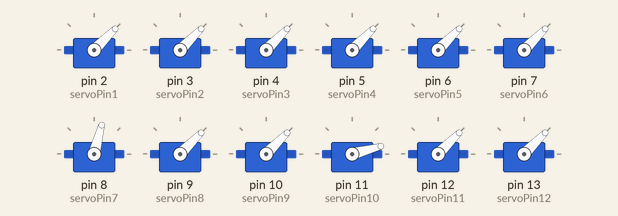
Recording of a sketch running on a simulated Arduino Uno, built with avr-gcc and run on an emulated ATmega328P. On the bench: 12 × servo.

Above: at 0.05 s.
At 2.0 s:
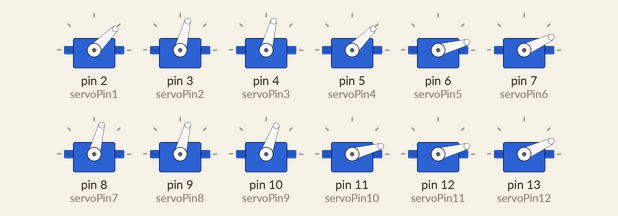
Timing chart, 0 to 4.6 s (numbered marks = the images above):
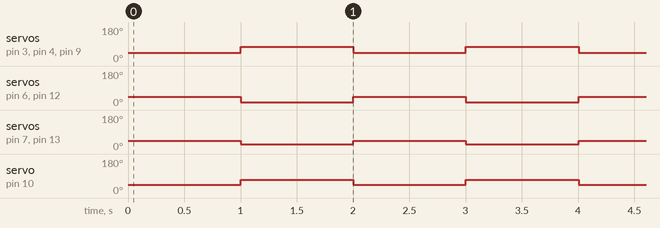

Measured:
- by itself, servo on pin 3 (servoPin2), servo on pin 4 (servoPin3), servo on pin 9 (servoPin8): alternates 75° for 1.0 s and 45° for 1.0 s
- by itself, servo on pin 6 (servoPin5), servo on pin 12 (servoPin11): alternates 45° for 1.0 s and 15° for 1.0 s
- by itself, servo on pin 7 (servoPin6), servo on pin 13 (servoPin12): alternates 45° for 1.0 s and 25° for 1.0 s
- by itself, servo on pin 10 (servoPin9): alternates 70° for 1.0 s and 45° for 1.0 s

The sketch:

walktest.ino
```cpp
// Include the Servo library
#include <Servo.h>
// Declare the Servo pin
int servoPin1 = 2;
int servoPin2 = 3;
int servoPin3 = 4;
int servoPin4 = 5;
int servoPin5 = 6;
int servoPin6 = 7;
int servoPin7 = 8;
int servoPin8 = 9;
int servoPin9 = 10;
int servoPin10 = 11;
int servoPin11 = 12;
int servoPin12 = 13;
// Create a servo object
Servo Servo1;
Servo Servo2;
Servo Servo3;
Servo Servo4;
Servo Servo5;
Servo Servo6;
Servo Servo7;
Servo Servo8;
Servo Servo9;
Servo Servo10;
Servo Servo11;
Servo Servo12;
void setup() {
   // We need to attach the servo to the used pin number
   Servo1.attach(servoPin1);
   Servo2.attach(servoPin2);
   Servo3.attach(servoPin3);
   Servo4.attach(servoPin4);
   Servo5.attach(servoPin5);
   Servo6.attach(servoPin6);
   Servo7.attach(servoPin7);
   Servo8.attach(servoPin8);
   Servo9.attach(servoPin9);
   Servo10.attach(servoPin10);
   Servo11.attach(servoPin11);
   Servo12.attach(servoPin12);
}
void loop(){
   // Make servo go to 0 degrees
   //Leg A
   Servo1.write(45);
   Servo2.write(45);
   Servo3.write(45);
   //Leg B
   Servo4.write(45);
   Servo5.write(45);
   Servo6.write(45);
   //Leg C
   Servo7.write(75);
   Servo8.write(45);
   Servo9.write(45);
   //leg D
   Servo10.write(15);
   Servo11.write(45);
   Servo12.write(45);
   delay(1000);

   //Leg A
   Servo1.write(45);
   Servo2.write(75);
   Servo3.write(75);
   //Leg B
   Servo4.write(45);
   Servo5.write(15);
   Servo6.write(25);
   //Leg C
   Servo7.write(75);
   Servo8.write(75);
   Servo9.write(70);
   //Leg D
   Servo10.write(15);
   Servo11.write(15);
   Servo12.write(25);
   // Make servo go to 90 degrees
   //Servo1.write(0);
   delay(1000);
   // Make servo go to 180 degrees
  // Servo1.write(180);
   //delay(1000);
}
```
